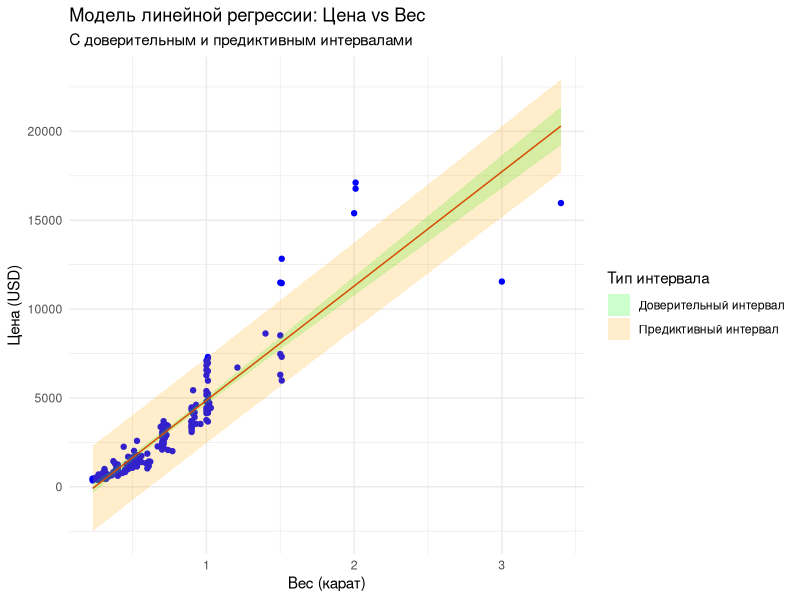

Source code (R):
# Подключение библиотеки ggplot2
library(ggplot2)

# Установка рабочей директории
setwd("/Users/daniil/Desktop/Обучение/BigData")

# Загрузка данных из файла
diamonds <- read.csv(file = "rand5.csv", header = TRUE, sep = ",")

#Проверка на существованиние Nan элементов diamonds
anyNA(diamonds)

# Вывод первых строк датасета для проверки его корректности 
head(diamonds)

# Выводим уникальные значения столбца color и выбираем два худших
sort(unique(diamonds$color))
worst_colors <- sort(unique(diamonds$color))[1:2]
worst_colors

# Выводим уникальные значения столбца cut и выбираем два худших
sort(unique(diamonds$cut))
worst_cuts <- sort(unique(diamonds$cut))[1:2]
worst_cuts

# Создаем подмножество данных, соответствующее выбранным условиям
subset <- diamonds[(diamonds$cut %in% worst_cuts) & 
                     (diamonds$color %in% worst_colors), ]

#Проверка на существованиние Nan элементов в subset


# Вывод первых строк подмножества для проверки корректности фильтрации
head(subset)

# Построение линейной модели, где price - зависимая переменная, а carat - регрессор
lm <- lm(price ~ carat, data = subset)

# Выводим сводку модели
s <- summary(lm)
s

# Вычисляем максимальный вес (carat) в подмножестве
max_carat <- max(subset$carat)
max_carat

# Увеличиваем максимальный вес на 5%, 10%, 15% для прогнозирования
max_carats <- max_carat * c(1.05, 1.10, 1.15)
max_carats

# Создаем новый датафрейм для прогнозов
new_data <- data.frame(carat = max_carats)
new_data

# Точечные прогнозы
point_predictions <- predict(lm, newdata = new_data)

# Прогнозы с предиктивными и доверительными интервалами
predictions_pred <- predict(lm, newdata = new_data, 
                            interval = "prediction", level = 0.95)[, -1]
predictions_conf <- predict(lm, newdata = new_data, 
                            interval = "confidence", level = 0.95)[, -1]

results_table <- data.frame(
  Carat = new_data$carat,
  Point_Pred = point_predictions,
  Pred_Lwr = predictions_pred[, "lwr"],
  Pred_Upr = predictions_pred[, "upr"],
  Conf_Lwr = predictions_conf[, "lwr"],
  Conf_Upr = predictions_conf[, "upr"]
)

results_table


# Создаем последовательность значений веса для построения графика
carat_range <- subset$carat
head(carat_range)

# Создаем датафрейм для визуализации
plot_data <- data.frame(carat = carat_range)


head(plot_data)


# Получаем прогнозы для визуализации с доверительным интервалом
visual_predictions_conf <- predict(lm, newdata = plot_data, interval = "confidence", level = 0.95)
visual_predictions_conf <- as.data.frame(visual_predictions_conf)
visual_predictions_conf$carat <- carat_range
visual_predictions_conf$IntervalType <- "Доверительный интервал"

# Получаем прогнозы для визуализации с предиктивным интервалом
visual_predictions_pred <- predict(lm, newdata = plot_data, interval = "prediction", level = 0.95)
visual_predictions_pred <- as.data.frame(visual_predictions_pred)
visual_predictions_pred$carat <- carat_range
visual_predictions_pred$IntervalType <- "Предиктивный интервал"

# Объединяем доверительный и предиктивный интервалы в один датафрейм
combined_predictions <- rbind(
  visual_predictions_conf[, c("carat", "lwr", "upr", "IntervalType")],
  visual_predictions_pred[, c("carat", "lwr", "upr", "IntervalType")]
)

# Строим график модели линейной регрессии с доверительным и предиктивным интервалами
ggplot(subset, aes(x = carat, y = price)) +
  geom_point(color = "blue") +  # Исходные данные
  geom_line(data = visual_predictions_conf, aes(x = carat, y = fit), color = "red") +  # Линия регрессии
  geom_ribbon(data = combined_predictions, 
              aes(x = carat, ymin = lwr, ymax = upr, fill = IntervalType), 
              alpha = 0.2, inherit.aes = FALSE) +  # Доверительный и предиктивный интервалы
  labs(title = "Модель линейной регрессии: Цена vs Вес",
       subtitle = "С доверительным и предиктивным интервалами",
       x = "Вес (карат)",
       y = "Цена (USD)",
       fill = "Тип интервала") +  # Заголовок легенды
  scale_fill_manual(values = c("Доверительный интервал" = "green", 
                               "Предиктивный интервал" = "orange")) +  # Цвета интервалов
  theme_minimal() +
  theme(legend.position = "right")  # Размещение легенды справа